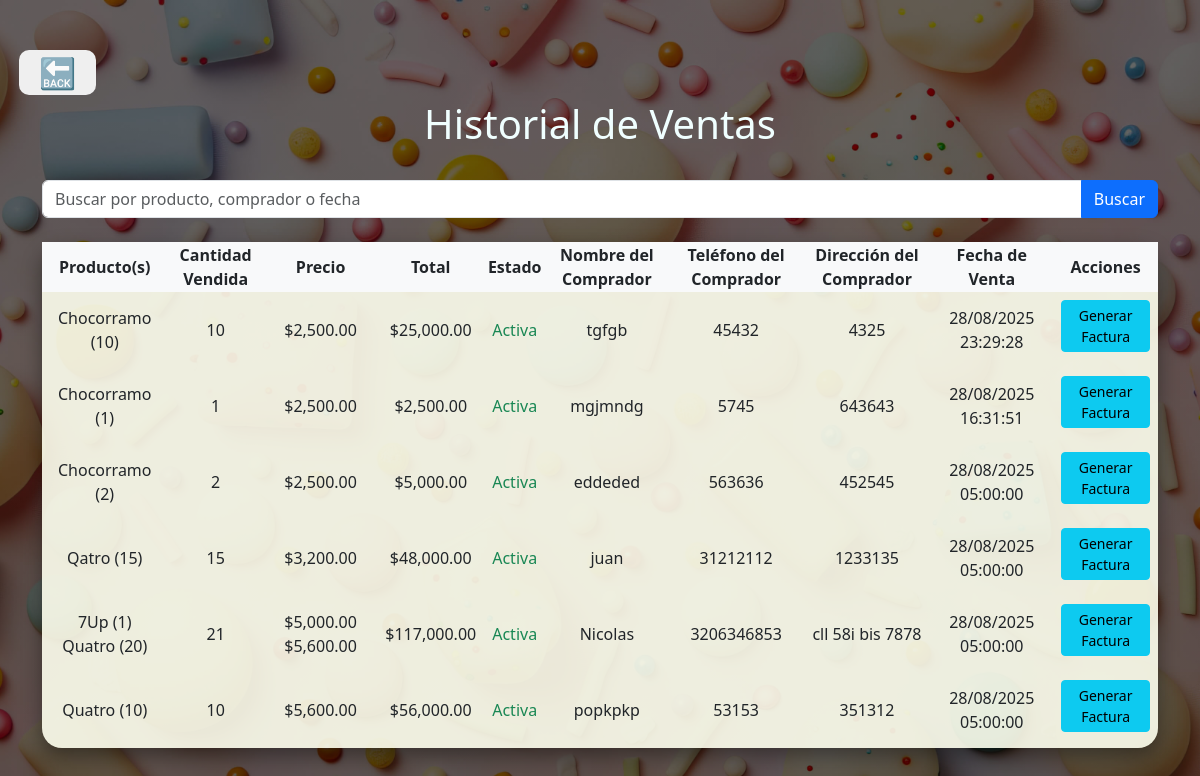
The app's page /vistas/historial_ventas.php with its own data.
### tables this page shows
CREATE TABLE `ventass` (
  `id_venta` int(11) NOT NULL,
  `producto` varchar(255) NOT NULL,
  `cantidad_vendida` int(11) NOT NULL,
  `precio` decimal(10,2) NOT NULL,
  `total` decimal(10,2) NOT NULL,
  `nombre_comprador` varchar(255) NOT NULL,
  `telefono_comprador` varchar(20) NOT NULL,
  `direccion_comprador` text NOT NULL,
  `fecha_venta` timestamp NOT NULL DEFAULT current_timestamp(),
  `estado` varchar(10) DEFAULT 'Activa'
);

### vistas/historial_ventas.php (the view, shortened to what this page needs)
<?php
include '../M_inventario_aprendiz/conexion.php';
$searchTerm = isset($_POST['search']) ? $_POST['search'] : '';
$query = "SELECT
            id_venta,
            nombre_comprador,
            GROUP_CONCAT(CONCAT(producto, ' (', cantidad_vendida, ')') ORDER BY fecha_venta) AS productos_comprados,
            GROUP_CONCAT(precio ORDER BY fecha_venta) AS precios,
            SUM(cantidad_vendida) AS cantidad_total_vendida,
            SUM(cantidad_vendida * precio) AS total_venta,
            MAX(fecha_venta) AS fecha_venta,
            telefono_comprador,
            direccion_comprador,
            COALESCE(estado, 'Activa') AS estado
          FROM ventass
          WHERE producto LIKE ? OR nombre_comprador LIKE ? OR fecha_venta LIKE ?
          GROUP BY nombre_comprador
          ORDER BY fecha_venta DESC
          LIMIT 7";
$stmt = $conexion->prepare($query);
$searchTermWildcard = "%" . $searchTerm . "%";
$stmt->bind_param("sss", $searchTermWildcard, $searchTermWildcard, $searchTermWildcard);
$stmt->execute();
$resultado = $stmt->get_result();
?>
<!DOCTYPE html>
<html lang="es">
<head>
    <link rel="stylesheet" href="../Estilos/style-historial.css">
    <link href="https://cdn.jsdelivr.net/npm/bootstrap@5.3.3/dist/css/bootstrap.min.css" rel="stylesheet">
</head>
<body>
<div class="container mt-5">
    <form action="/Proyecto_inv/Vistas/vistas/ingreso.php" method="POST" style="position: absolute; top: 50px; right: 92%;">
        <button type="submit" name="cerrar_sesion"
            style="font-size: 30px; padding: 0px 20px; border-radius: 10px; color: white; border: none; cursor: pointer;">🔙</button>
    </form>
    <h1 class="text-center">Historial de Ventas</h1><br>
    <form method="POST" class="mb-4">
        <div class="input-group">
            <input type="text" name="search" class="form-control" placeholder="Buscar por producto, comprador o fecha" value="<?php echo htmlspecialchars($searchTerm); ?>">
            <button class="btn btn-primary" type="submit">Buscar</button>
        </div>
    </form>
    <div>
        <table class="table1 table-responsive">
            <thead class="bg-light">
                <tr>
                    <th>Producto(s)</th>
                    <th>Cantidad Vendida</th>
                    <th>Precio</th>
                    <th>Total</th>
                    <th>Estado</th>
                    <th>Nombre del Comprador</th>
                    <th>Teléfono del Comprador</th>
                    <th>Dirección del Comprador</th>
                    <th>Fecha de Venta</th>
                    <th>Acciones</th>
                </tr>
            </thead>
            <tbody>
        <?php
        if ($resultado->num_rows > 0) {
            while ($row = $resultado->fetch_assoc()) {
                $productos_comprados = explode(",", $row['productos_comprados']);
                $precios = explode(",", $row['precios']);
                $totalVenta = $row['total_venta'];
                $productosHTML = '';
                $preciosHTML = '';
                foreach ($productos_comprados as $index => $producto) {
                    $productosHTML .= $producto . " ";
                    $preciosHTML .= "$" . number_format($precios[$index], 2) . " ";
                }
                echo "<tr>
        <td>" . htmlspecialchars($productosHTML) . "</td>
        <td>" . htmlspecialchars($row['cantidad_total_vendida']) . "</td>
        <td>" . htmlspecialchars($preciosHTML) . "</td>
        <td>$" . number_format($totalVenta, 2) . "</td>
        <td class='" . ($row['estado'] === 'Cancelada' ? 'text-danger' : 'text-success') . "'>
            " . htmlspecialchars($row['estado']) . "
        </td>
        <td>" . htmlspecialchars($row['nombre_comprador']) . "</td>
        <td>" . htmlspecialchars($row['telefono_comprador']) . "</td>
        <td>" . htmlspecialchars($row['direccion_comprador']) . "</td>
        <td>" . date("d/m/Y H:i:s", strtotime($row['fecha_venta'])) . "</td>
        <td>";
                if ($row['estado'] === 'Cancelada') {
                    echo "<a href='#' class='btn btn-secondary btn-sm' disabled>Generar Factura</a>";
                } else {
                    echo "<a href='generar_factura.php?nombre_comprador=" . urlencode($row['nombre_comprador']) . "' class='btn btn-info btn-sm'>Generar Factura</a>";
                }
                echo "</td></tr>";
            }
        } else {
            echo "<tr><td colspan='10' class='text-center'>No se encontraron ventas para ese término.</td></tr>";
        }
        ?>
            </tbody>
        </table>
    </div>
</div>
</body>
</html>

### Estilos/style-historial.css (style rules this page uses)
body { width: 100%; height: 100vh; display: flex; justify-content: center; align-items: center; background: linear-gradient(rgba(0, 0, 0, 0.6), rgba(0, 0, 0, 0.6)), url(../Imagenes/fondo\ pag.jpg); background-size: cover; background-position: center; background-attachment: fixed; margin: 0; }
.table1 { background-color: rgba(254, 255, 239, 0.9); text-align: center; border-radius: 20px; padding: 20px; box-shadow: 0 8px 20px rgba(0, 0, 0, 0.4); }
.table1 td { padding: 8px; text-align: center; }
.table1 td a { margin-bottom: 8px; text-align: center; }
.text-center { text-align: center; color: azure; }

### records on screen
ventass: productosHTML "Chocorramo (10)", cantidad_total_vendida "10", preciosHTML "$2,500.00", totalVenta "25,000.00", estado "Activa", nombre_comprador "tgfgb", telefono_comprador "45432", direccion_comprador "4325", fecha_venta "28/08/2025 23:29:28"
ventass: productosHTML "Chocorramo (1)", cantidad_total_vendida "1", preciosHTML "$2,500.00", totalVenta "2,500.00", estado "Activa", nombre_comprador "mgjmndg", telefono_comprador "5745", direccion_comprador "643643", fecha_venta "28/08/2025 16:31:51"
ventass: productosHTML "Chocorramo (2)", cantidad_total_vendida "2", preciosHTML "$2,500.00", totalVenta "5,000.00", estado "Activa", nombre_comprador "eddeded", telefono_comprador "563636", direccion_comprador "452545", fecha_venta "28/08/2025 05:00:00"
ventass: productosHTML "Qatro (15)", cantidad_total_vendida "15", preciosHTML "$3,200.00", totalVenta "48,000.00", estado "Activa", nombre_comprador "juan", telefono_comprador "31212112", direccion_comprador "1233135", fecha_venta "28/08/2025 05:00:00"
ventass: productosHTML "7Up (1) Quatro (20)", cantidad_total_vendida "21", preciosHTML "$5,000.00 $5,600.00", totalVenta "117,000.00", estado "Activa", nombre_comprador "Nicolas", telefono_comprador "3206346853", direccion_comprador "cll 58i bis 7878", fecha_venta "28/08/2025 05:00:00"
ventass: productosHTML "Quatro (10)", cantidad_total_vendida "10", preciosHTML "$5,600.00", totalVenta "56,000.00", estado "Activa", nombre_comprador "popkpkp", telefono_comprador "53153", direccion_comprador "351312", fecha_venta "28/08/2025 05:00:00"
